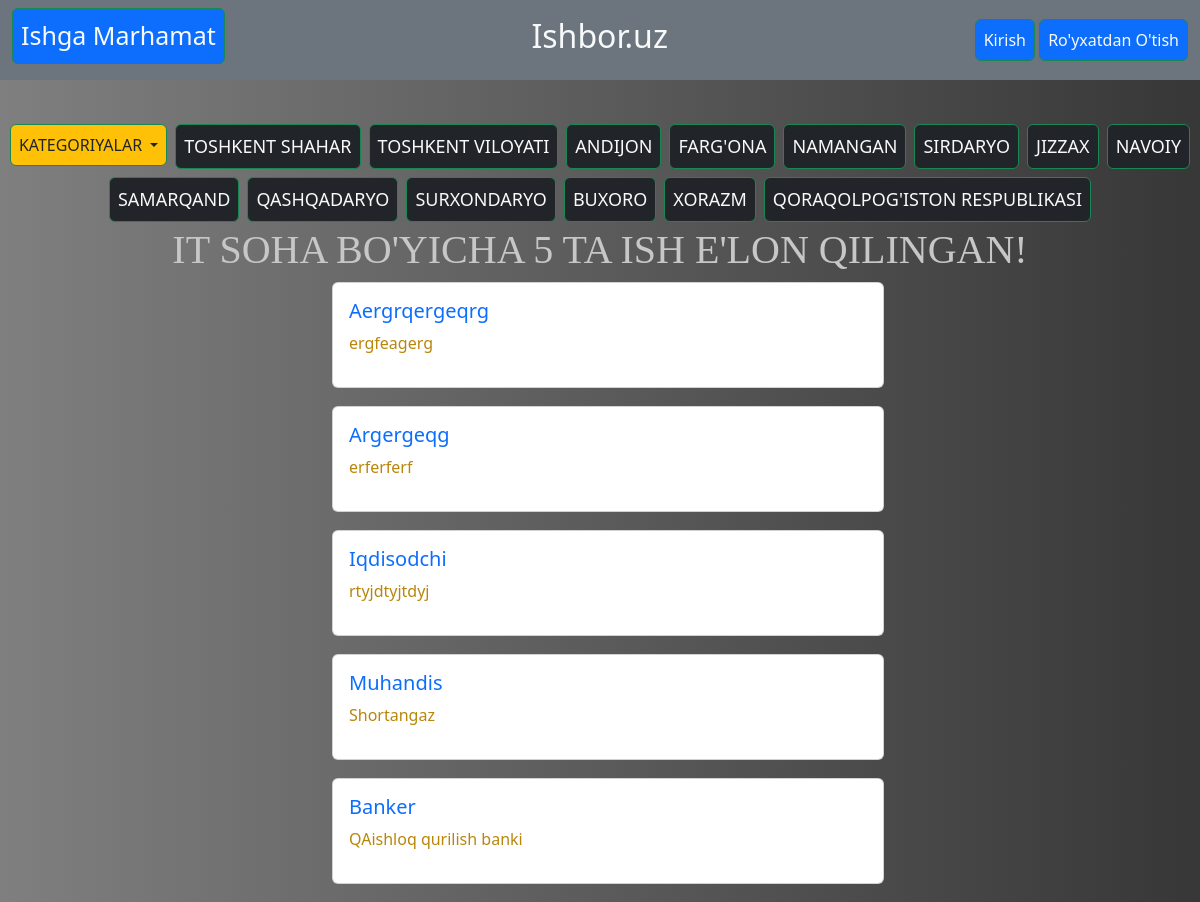
The app's page /find/2/ with its own data.
### main/models.py (models this page shows, shortened)
class Location(models.Model):
    name=models.CharField(max_length=240)

class Job(models.Model):
    company_name=models.CharField(max_length=240)
    title=models.CharField(max_length=240)
    category=models.ForeignKey(to=Category, on_delete=models.DO_NOTHING, null=True)
    location=models.ForeignKey(to=Location, on_delete=models.CASCADE, null=True)
    owner=models.ForeignKey(to=User, on_delete=models.CASCADE, null=True)
    salary=models.CharField(max_length=240)
    descript=models.TextField()
    contact=models.CharField(max_length=240)
    education=models.ForeignKey(to=Education, on_delete=models.CASCADE, null=True)
    created = models.DateTimeField(auto_created=True, null=True)

### main/views.py (the view)
# urls.py: path('find/<int:id>/', views.category, name='category'),
def category(request, id):
    category= Category.objects.all()
    job=Job.objects.all()
    location = Location.objects.all()
    category_name = Category.objects.get(id=id)
    sorts = Job.objects.filter(category =category_name)
    context ={
        'jobs':job,
        'categories': category,
        'locations':location,
        'sorts':sorts,
        'title':f'{category_name} soha bo\'yicha {len(sorts)} ta ish e\'lon qilingan!'
    }
    return render(
        request=request,
        template_name='main/sort.html',
        context=context
    )

### main/models.py (called while the page is built)
    def __str__(self) -> str:
        return self.name

### main/templates/main/sort.html (shortened to what this page needs)
{% extends 'base.html' %}
{% block main %}
<ul style="margin-top: 10%;" class="nav  justify-content-center">
    <div class="dropdown">
      <button class="btn btn-warning btn-outline-success text-dark m-1 p-2 dropdown-toggle " style="text-transform: uppercase;" type="button" data-bs-toggle="dropdown" aria-expanded="false">
        Kategoriyalar
      </button>
    </div>
      {% for location in locations %}
      <li class="nav-item">
        <a class="btn btn-dark btn-outline-success text-light m-1 p-2" style="font-size: 18px;text-transform: uppercase;" aria-current="page" href="{% url 'location' id=location.id %}">{{ location.name }}</a>
      </li>
      {% endfor %}
    </ul>
    <h1 class="text-center">{{ title }}</h1>
<div class="container w-50">
    {% for sort in sorts %}
    <div class="container w-60 d-flex flex-column justify-content-center m-2">
    <a href="{% url 'details' id=sort.id %}" style="text-decoration:none; margin-bottom: 10px;">
      <div class="card ">
        <div class="card-body">
          <h5 class="card-title">{{ sort.title.capitalize }}</h5>
          <p style="color: darkgoldenrod;">{{ sort.company_name }}</p>
        </div>
     </div>
    </a>
    </div>
      {% endfor %}
  </div>
{% endblock %}

### templates/base.html (style rules this page uses)
body { background:linear-gradient(90deg,rgb(127, 127, 127),rgb(55, 55, 55)); }
h1 { font-family: Quicksand; color: rgb(200, 198, 198); text-transform: uppercase; }

### records on screen
Location: name "TOSHKENT SHAHAR"
Location: name "TOSHKENT VILOYATI"
Location: name "ANDIJON"
Location: name "FARG'ONA"
Location: name "NAMANGAN"
Location: name "SIRDARYO"
Location: name "JIZZAX"
Location: name "NAVOIY"
Location: name "SAMARQAND"
Location: name "QASHQADARYO"
Location: name "SURXONDARYO"
Location: name "BUXORO"
Location: name "XORAZM"
Location: name "QORAQOLPOG'ISTON RESPUBLIKASI"
Job: title "Aergrqergeqrg", company_name "ergfeagerg"
Job: title "Argergeqg", company_name "erferferf"
Job: title "Iqdisodchi", company_name "rtyjdtyjtdyj"
Job: title "Muhandis", company_name "Shortangaz"
Job: title "Banker", company_name "QAishloq qurilish banki"

### other values on screen
{{ title }} "IT SOHA BO'YICHA 5 TA ISH E'LON QILINGAN!"
